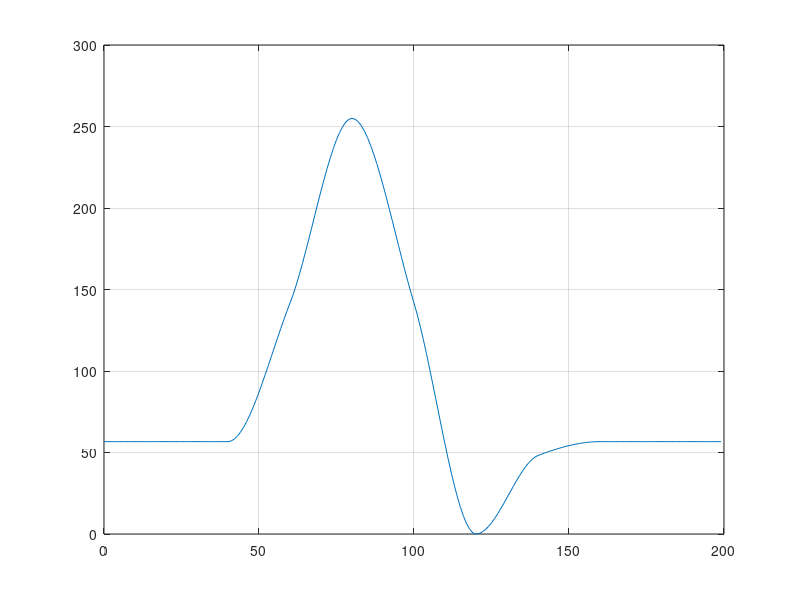

Write the MATLAB code that produced this figure.

% clc
% clear all
% close all
% 
% n=[0 20 40 60 80 100 120 140 150 180 200 220 240 260 280 300 ];
% s1=[0 0 0 .5 3 6 8 6 4 0 -2 -.5 0 0 0 0];
% x=[0:299];
% x1= interp1(n,s1,x,'pchip');
% plot(x,x1);
% grid on


clc
clear all
close all

n=[0 20 40 60 80 100 120 140 160 180 200 210];
s1=[0 0 0 3 7 3 -2 -.3 0 0 0 0];
x=[0:199];
x1= interp1(n,s1,x,'pchip');
x2=(x1+2)*255/9;
plot(x,x2);
grid on


% [56.6666666666667,56.6666666666667,56.6666666666667,56.6666666666667,56.6666666666667,56.6666666666667,56.6666666666667,56.6666666666667,56.6666666666667,56.6666666666667,56.6666666666667,56.6666666666667,56.6666666666667,56.6666666666667,56.6666666666667,56.6666666666667,56.6666666666667,56.6666666666667,56.6666666666667,56.6666666666667,56.6666666666667,56.6666666666667,56.6666666666667,56.6666666666667,56.6666666666667,56.6666666666667,56.6666666666667,56.6666666666667,56.6666666666667,56.6666666666667,56.6666666666667,56.6666666666667,56.6666666666667,56.6666666666667,56.6666666666667,56.6666666666667,56.6666666666667,56.6666666666667,56.6666666666667,56.6666666666667,56.6666666666667,57.0522023809524,58.1723809523810,59.9725595238095,62.3980952380952,65.3943452380952,68.9066666666667,72.8804166666667,77.2609523809524,81.9936309523810,87.0238095238095,92.2968452380952,97.7580952380952,103.352916666667,109.026666666667,114.724702380952,120.392380952381,125.975059523810,131.418095238095,136.666845238095,141.666666666667,146.871904761905,152.708571428571,159.079523809524,165.887619047619,173.035714285714,180.426666666667,187.963333333333,195.548571428571,203.085238095238,210.476190476190,217.624285714286,224.432380952381,230.803333333333,236.640000000000,241.845238095238,246.321904761905,249.972857142857,252.700952380952,254.409047619048,255,254.477407407407,252.960000000000,250.523333333333,247.242962962963,243.194444444444,238.453333333333,233.095185185185,227.195555555556,220.830000000000,214.074074074074,207.003333333333,199.693333333333,192.219629629630,184.657777777778,177.083333333333,169.571851851852,162.198888888889,155.040000000000,148.170740740741,141.666666666667,134.957175925926,127.500000000000,119.413194444444,110.814814814815,101.822916666667,92.5555555555556,83.1307870370370,73.6666666666667,64.2812500000000,55.0925925925926,46.2187500000000,37.7777777777778,29.8877314814815,22.6666666666667,16.2326388888889,10.7037037037037,6.19791666666667,2.83333333333335,0.728009259259260,0,0.314889583333334,1.21861666666667,2.64976875000000,4.54693333333333,6.84869791666667,9.49365000000000,12.4203770833333,15.5674666666667,18.8735062500000,22.2770833333333,25.7167854166667,29.1312000000000,32.4589145833333,35.6385166666667,38.6085937500000,41.3077333333333,43.6745229166667,45.6475500000000,47.1654020833334,48.1666666666667,48.8803479166667,49.5751166666667,50.2490604166667,50.9002666666667,51.5268229166667,52.1268166666667,52.6983354166667,53.2394666666667,53.7482979166667,54.2229166666667,54.6614104166667,55.0618666666667,55.4223729166667,55.7410166666667,56.0158854166667,56.2450666666667,56.4266479166667,56.5587166666667,56.6393604166667,56.6666666666667,56.6666666666667,56.6666666666667,56.6666666666667,56.6666666666667,56.6666666666667,56.6666666666667,56.6666666666667,56.6666666666667,56.6666666666667,56.6666666666667,56.6666666666667,56.6666666666667,56.6666666666667,56.6666666666667,56.6666666666667,56.6666666666667,56.6666666666667,56.6666666666667,56.6666666666667,56.6666666666667,56.6666666666667,56.6666666666667,56.6666666666667,56.6666666666667,56.6666666666667,56.6666666666667,56.6666666666667,56.6666666666667,56.6666666666667,56.6666666666667,56.6666666666667,56.6666666666667,56.6666666666667,56.6666666666667,56.6666666666667,56.6666666666667,56.6666666666667,56.6666666666667,56.6666666666667];


